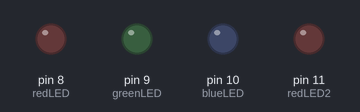
Bench run of a sketch on a simulated Arduino Uno, built with avr-gcc and run on an emulated ATmega328P. On the bench: output pins drawn as LEDs (lit = HIGH).

Above: at 0.3 s.
At 1.8 s:
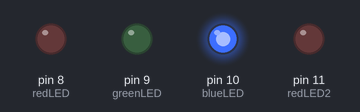
At 3.3 s:
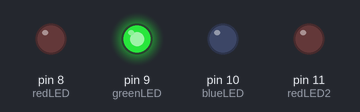
At 7.1 s:
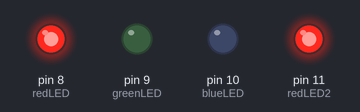
At 10.8 s:
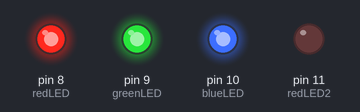
At 14.6 s:
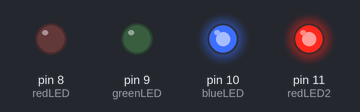
Timing chart, 0 to 15.6 s (numbered marks = the images above):
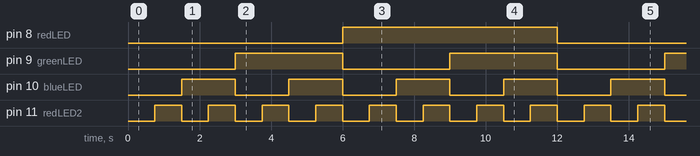

The sketch:

Binary.ino
```cpp
int redLED = 8;
int greenLED = 9;
int blueLED = 10;
int redLED2 = 11;
int s_Delay = 750;
int l_Delay = 100;

void setup() {
  // put your setup code here, to run once:
pinMode(8, OUTPUT);
pinMode(9, OUTPUT);
pinMode(10, OUTPUT);
pinMode(11, OUTPUT);
}

void loop() {
  // put your main code here, to run repeatedly:
digitalWrite(redLED, LOW);
digitalWrite(greenLED, LOW);
digitalWrite(blueLED, LOW);
digitalWrite(redLED2, LOW);
delay(s_Delay);

digitalWrite(redLED, LOW);
digitalWrite(greenLED, LOW);
digitalWrite(blueLED, LOW);
digitalWrite(redLED2, HIGH);
delay(s_Delay);

digitalWrite(redLED, LOW);
digitalWrite(greenLED, LOW);
digitalWrite(blueLED, HIGH);
digitalWrite(redLED2, LOW);
delay(s_Delay);

digitalWrite(redLED, LOW);
digitalWrite(greenLED, LOW);
digitalWrite(blueLED, HIGH);
digitalWrite(redLED2, HIGH);
delay(s_Delay);

digitalWrite(redLED, LOW);
digitalWrite(greenLED, HIGH);
digitalWrite(blueLED, LOW);
digitalWrite(redLED2, LOW);
delay(s_Delay);

digitalWrite(redLED, LOW);
digitalWrite(greenLED, HIGH);
digitalWrite(blueLED, LOW);
digitalWrite(redLED2, HIGH);
delay(s_Delay);

digitalWrite(redLED, LOW);
digitalWrite(greenLED, HIGH);
digitalWrite(blueLED, HIGH);
digitalWrite(redLED2, LOW);
delay(s_Delay);

digitalWrite(redLED, LOW);
digitalWrite(greenLED, HIGH);
digitalWrite(blueLED, HIGH);
digitalWrite(redLED2, HIGH);
delay(s_Delay);

digitalWrite(redLED, HIGH);
digitalWrite(greenLED, LOW);
digitalWrite(blueLED, LOW);
digitalWrite(redLED2, LOW);
delay(s_Delay);

digitalWrite(redLED, HIGH);
digitalWrite(greenLED, LOW);
digitalWrite(blueLED, LOW);
digitalWrite(redLED2, HIGH);
delay(s_Delay);

digitalWrite(redLED, HIGH);
digitalWrite(greenLED, LOW);
digitalWrite(blueLED, HIGH);
digitalWrite(redLED2, LOW);
delay(s_Delay);

digitalWrite(redLED, HIGH);
digitalWrite(greenLED, LOW);
digitalWrite(blueLED, HIGH);
digitalWrite(redLED2, HIGH);
delay(s_Delay);

digitalWrite(redLED, HIGH);
digitalWrite(greenLED, HIGH);
digitalWrite(blueLED, LOW);
digitalWrite(redLED2, LOW);
delay(s_Delay);

digitalWrite(redLED, HIGH);
digitalWrite(greenLED, HIGH);
digitalWrite(blueLED, LOW);
digitalWrite(redLED2, HIGH);
delay(s_Delay);

digitalWrite(redLED, HIGH);
digitalWrite(greenLED, HIGH);
digitalWrite(blueLED, HIGH);
digitalWrite(redLED2, LOW);
delay(s_Delay);

digitalWrite(redLED, HIGH);
digitalWrite(greenLED, HIGH);
digitalWrite(blueLED, HIGH);
digitalWrite(redLED2, HIGH);
delay(s_Delay);


}
```

Measured:
- by itself, pin 8 (redLED): alternates HIGH for 6.0 s and LOW for 6.0 s
- by itself, pin 9 (greenLED): alternates HIGH for 3.0 s and LOW for 3.0 s
- by itself, pin 10 (blueLED): alternates HIGH for 1.5 s and LOW for 1.5 s
- by itself, pin 11 (redLED2): alternates HIGH for 0.75 s and LOW for 0.75 s
